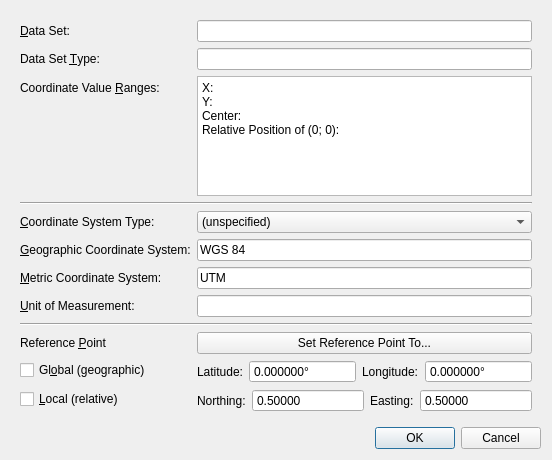
<?xml version="1.0" encoding="UTF-8"?>
<ui version="4.0">
 <class>CoordinateSystemAdjustmentWidget</class>
 <widget class="QDialog" name="CoordinateSystemAdjustmentWidget">
  <property name="geometry">
   <rect>
    <x>0</x>
    <y>0</y>
    <width>552</width>
    <height>460</height>
   </rect>
  </property>
  <property name="windowTitle">
   <string>Coordinate System Specification</string>
  </property>
  <property name="modal">
   <bool>true</bool>
  </property>
  <layout class="QGridLayout" name="gridLayout">
   <item row="0" column="0">
    <widget class="QWidget" name="widget" native="true">
     <layout class="QFormLayout" name="formLayout">
      <item row="0" column="0">
       <widget class="QLabel" name="label">
        <property name="text">
         <string>&amp;Data Set:</string>
        </property>
        <property name="buddy">
         <cstring>dataSetNameEdit</cstring>
        </property>
       </widget>
      </item>
      <item row="0" column="1">
       <widget class="QLineEdit" name="dataSetNameEdit">
        <property name="readOnly">
         <bool>true</bool>
        </property>
       </widget>
      </item>
      <item row="1" column="0">
       <widget class="QLabel" name="label_3">
        <property name="text">
         <string>Data Set &amp;Type:</string>
        </property>
        <property name="buddy">
         <cstring>dataSetTypeEdit</cstring>
        </property>
       </widget>
      </item>
      <item row="1" column="1">
       <widget class="QLineEdit" name="dataSetTypeEdit">
        <property name="readOnly">
         <bool>true</bool>
        </property>
       </widget>
      </item>
      <item row="2" column="0">
       <widget class="QLabel" name="label_6">
        <property name="text">
         <string>Coordinate Value &amp;Ranges:</string>
        </property>
        <property name="buddy">
         <cstring>coordinateValueRangesEdit</cstring>
        </property>
       </widget>
      </item>
      <item row="2" column="1">
       <widget class="QPlainTextEdit" name="coordinateValueRangesEdit">
        <property name="verticalScrollBarPolicy">
         <enum>Qt::ScrollBarAlwaysOff</enum>
        </property>
        <property name="sizeAdjustPolicy">
         <enum>QAbstractScrollArea::AdjustToContents</enum>
        </property>
        <property name="tabChangesFocus">
         <bool>true</bool>
        </property>
        <property name="readOnly">
         <bool>true</bool>
        </property>
        <property name="plainText">
         <string>X:
Y:
Center:
Relative Position of (0; 0):</string>
        </property>
        <property name="textInteractionFlags">
         <set>Qt::TextSelectableByKeyboard|Qt::TextSelectableByMouse</set>
        </property>
       </widget>
      </item>
      <item row="3" column="0" colspan="2">
       <widget class="Line" name="line">
        <property name="orientation">
         <enum>Qt::Horizontal</enum>
        </property>
       </widget>
      </item>
      <item row="5" column="0">
       <widget class="QLabel" name="label_2">
        <property name="text">
         <string>&amp;Coordinate System Type:</string>
        </property>
        <property name="buddy">
         <cstring>coordinateSystemTypeCombo</cstring>
        </property>
       </widget>
      </item>
      <item row="5" column="1">
       <widget class="QComboBox" name="coordinateSystemTypeCombo">
        <item>
         <property name="text">
          <string>(unspecified)</string>
         </property>
        </item>
        <item>
         <property name="text">
          <string>Geographic</string>
         </property>
        </item>
        <item>
         <property name="text">
          <string>Metric (global)</string>
         </property>
        </item>
        <item>
         <property name="text">
          <string>Metric (local)</string>
         </property>
        </item>
       </widget>
      </item>
      <item row="6" column="0">
       <widget class="QLabel" name="label_4">
        <property name="text">
         <string>&amp;Geographic Coordinate System:</string>
        </property>
        <property name="buddy">
         <cstring>geoCoordSystemEdit</cstring>
        </property>
       </widget>
      </item>
      <item row="6" column="1">
       <widget class="QLineEdit" name="geoCoordSystemEdit">
        <property name="text">
         <string>WGS 84</string>
        </property>
        <property name="readOnly">
         <bool>true</bool>
        </property>
       </widget>
      </item>
      <item row="7" column="0">
       <widget class="QLabel" name="label_5">
        <property name="text">
         <string>&amp;Metric Coordinate System:</string>
        </property>
        <property name="buddy">
         <cstring>metricCoordSystemEdit</cstring>
        </property>
       </widget>
      </item>
      <item row="7" column="1">
       <widget class="QLineEdit" name="metricCoordSystemEdit">
        <property name="text">
         <string>UTM</string>
        </property>
        <property name="readOnly">
         <bool>true</bool>
        </property>
       </widget>
      </item>
      <item row="8" column="0">
       <widget class="QLabel" name="label_12">
        <property name="text">
         <string>&amp;Unit of Measurement:</string>
        </property>
        <property name="buddy">
         <cstring>unitEdit</cstring>
        </property>
       </widget>
      </item>
      <item row="9" column="0" colspan="2">
       <widget class="Line" name="line_2">
        <property name="orientation">
         <enum>Qt::Horizontal</enum>
        </property>
       </widget>
      </item>
      <item row="10" column="0">
       <widget class="QLabel" name="label_7">
        <property name="text">
         <string>Reference &amp;Point</string>
        </property>
        <property name="buddy">
         <cstring>autoSetReferencePointButton</cstring>
        </property>
       </widget>
      </item>
      <item row="10" column="1">
       <widget class="QPushButton" name="autoSetReferencePointButton">
        <property name="text">
         <string>Set Reference Point To...</string>
        </property>
       </widget>
      </item>
      <item row="11" column="0">
       <widget class="QCheckBox" name="referencePointGlobalCheckBox">
        <property name="text">
         <string>Gl&amp;obal (geographic)</string>
        </property>
       </widget>
      </item>
      <item row="11" column="1">
       <widget class="QWidget" name="refPointGlobalWidget" native="true">
        <layout class="QHBoxLayout" name="horizontalLayout">
         <property name="leftMargin">
          <number>0</number>
         </property>
         <property name="topMargin">
          <number>0</number>
         </property>
         <property name="rightMargin">
          <number>0</number>
         </property>
         <property name="bottomMargin">
          <number>0</number>
         </property>
         <item>
          <widget class="QLabel" name="label_8">
           <property name="text">
            <string>Latitude:</string>
           </property>
           <property name="buddy">
            <cstring>refGlobalLatitudeSpinBox</cstring>
           </property>
          </widget>
         </item>
         <item>
          <widget class="QDoubleSpinBox" name="refGlobalLatitudeSpinBox">
           <property name="sizePolicy">
            <sizepolicy hsizetype="Expanding" vsizetype="Fixed">
             <horstretch>0</horstretch>
             <verstretch>0</verstretch>
            </sizepolicy>
           </property>
           <property name="buttonSymbols">
            <enum>QAbstractSpinBox::NoButtons</enum>
           </property>
           <property name="correctionMode">
            <enum>QAbstractSpinBox::CorrectToNearestValue</enum>
           </property>
           <property name="suffix">
            <string>°</string>
           </property>
           <property name="decimals">
            <number>6</number>
           </property>
           <property name="minimum">
            <double>-90.000000000000000</double>
           </property>
           <property name="maximum">
            <double>90.000000000000000</double>
           </property>
          </widget>
         </item>
         <item>
          <widget class="QLabel" name="label_9">
           <property name="text">
            <string>Longitude:</string>
           </property>
           <property name="buddy">
            <cstring>refGlobalLongitudeSpinBox</cstring>
           </property>
          </widget>
         </item>
         <item>
          <widget class="QDoubleSpinBox" name="refGlobalLongitudeSpinBox">
           <property name="sizePolicy">
            <sizepolicy hsizetype="Expanding" vsizetype="Fixed">
             <horstretch>0</horstretch>
             <verstretch>0</verstretch>
            </sizepolicy>
           </property>
           <property name="buttonSymbols">
            <enum>QAbstractSpinBox::NoButtons</enum>
           </property>
           <property name="correctionMode">
            <enum>QAbstractSpinBox::CorrectToNearestValue</enum>
           </property>
           <property name="suffix">
            <string>°</string>
           </property>
           <property name="decimals">
            <number>6</number>
           </property>
           <property name="minimum">
            <double>-180.000000000000000</double>
           </property>
           <property name="maximum">
            <double>180.000000000000000</double>
           </property>
          </widget>
         </item>
        </layout>
       </widget>
      </item>
      <item row="12" column="0">
       <widget class="QCheckBox" name="referencePointLocalCheckBox">
        <property name="toolTip">
         <string>(0; 0) is the northwestern corner, (0.5; 0.5) is the center of the data set.</string>
        </property>
        <property name="text">
         <string>&amp;Local (relative)</string>
        </property>
       </widget>
      </item>
      <item row="12" column="1">
       <widget class="QWidget" name="refPointLocalWidget" native="true">
        <layout class="QHBoxLayout" name="horizontalLayout_2">
         <property name="leftMargin">
          <number>0</number>
         </property>
         <property name="topMargin">
          <number>0</number>
         </property>
         <property name="rightMargin">
          <number>0</number>
         </property>
         <property name="bottomMargin">
          <number>0</number>
         </property>
         <item>
          <widget class="QLabel" name="label_10">
           <property name="text">
            <string>Northing:</string>
           </property>
           <property name="buddy">
            <cstring>refLocalRelativeNorthingSpinBox</cstring>
           </property>
          </widget>
         </item>
         <item>
          <widget class="QDoubleSpinBox" name="refLocalRelativeNorthingSpinBox">
           <property name="sizePolicy">
            <sizepolicy hsizetype="Expanding" vsizetype="Fixed">
             <horstretch>0</horstretch>
             <verstretch>0</verstretch>
            </sizepolicy>
           </property>
           <property name="buttonSymbols">
            <enum>QAbstractSpinBox::NoButtons</enum>
           </property>
           <property name="correctionMode">
            <enum>QAbstractSpinBox::CorrectToNearestValue</enum>
           </property>
           <property name="decimals">
            <number>5</number>
           </property>
           <property name="minimum">
            <double>-100.000000000000000</double>
           </property>
           <property name="maximum">
            <double>100.000000000000000</double>
           </property>
           <property name="singleStep">
            <double>0.010000000000000</double>
           </property>
           <property name="value">
            <double>0.500000000000000</double>
           </property>
          </widget>
         </item>
         <item>
          <widget class="QLabel" name="label_11">
           <property name="text">
            <string>Easting:</string>
           </property>
           <property name="buddy">
            <cstring>refLocalRelativeEastingSpinBox</cstring>
           </property>
          </widget>
         </item>
         <item>
          <widget class="QDoubleSpinBox" name="refLocalRelativeEastingSpinBox">
           <property name="sizePolicy">
            <sizepolicy hsizetype="Expanding" vsizetype="Fixed">
             <horstretch>0</horstretch>
             <verstretch>0</verstretch>
            </sizepolicy>
           </property>
           <property name="buttonSymbols">
            <enum>QAbstractSpinBox::NoButtons</enum>
           </property>
           <property name="correctionMode">
            <enum>QAbstractSpinBox::CorrectToNearestValue</enum>
           </property>
           <property name="decimals">
            <number>5</number>
           </property>
           <property name="minimum">
            <double>-100.000000000000000</double>
           </property>
           <property name="maximum">
            <double>100.000000000000000</double>
           </property>
           <property name="singleStep">
            <double>0.010000000000000</double>
           </property>
           <property name="value">
            <double>0.500000000000000</double>
           </property>
          </widget>
         </item>
        </layout>
       </widget>
      </item>
      <item row="8" column="1">
       <widget class="QLineEdit" name="unitEdit">
        <property name="clearButtonEnabled">
         <bool>true</bool>
        </property>
       </widget>
      </item>
     </layout>
    </widget>
   </item>
   <item row="1" column="0">
    <widget class="QDialogButtonBox" name="buttonBox">
     <property name="orientation">
      <enum>Qt::Horizontal</enum>
     </property>
     <property name="standardButtons">
      <set>QDialogButtonBox::Cancel|QDialogButtonBox::Ok</set>
     </property>
    </widget>
   </item>
  </layout>
 </widget>
 <tabstops>
  <tabstop>dataSetNameEdit</tabstop>
  <tabstop>dataSetTypeEdit</tabstop>
  <tabstop>coordinateValueRangesEdit</tabstop>
  <tabstop>coordinateSystemTypeCombo</tabstop>
  <tabstop>geoCoordSystemEdit</tabstop>
  <tabstop>metricCoordSystemEdit</tabstop>
  <tabstop>unitEdit</tabstop>
  <tabstop>autoSetReferencePointButton</tabstop>
  <tabstop>referencePointGlobalCheckBox</tabstop>
  <tabstop>refGlobalLatitudeSpinBox</tabstop>
  <tabstop>refGlobalLongitudeSpinBox</tabstop>
  <tabstop>referencePointLocalCheckBox</tabstop>
  <tabstop>refLocalRelativeNorthingSpinBox</tabstop>
  <tabstop>refLocalRelativeEastingSpinBox</tabstop>
 </tabstops>
 <resources/>
 <connections/>
</ui>
